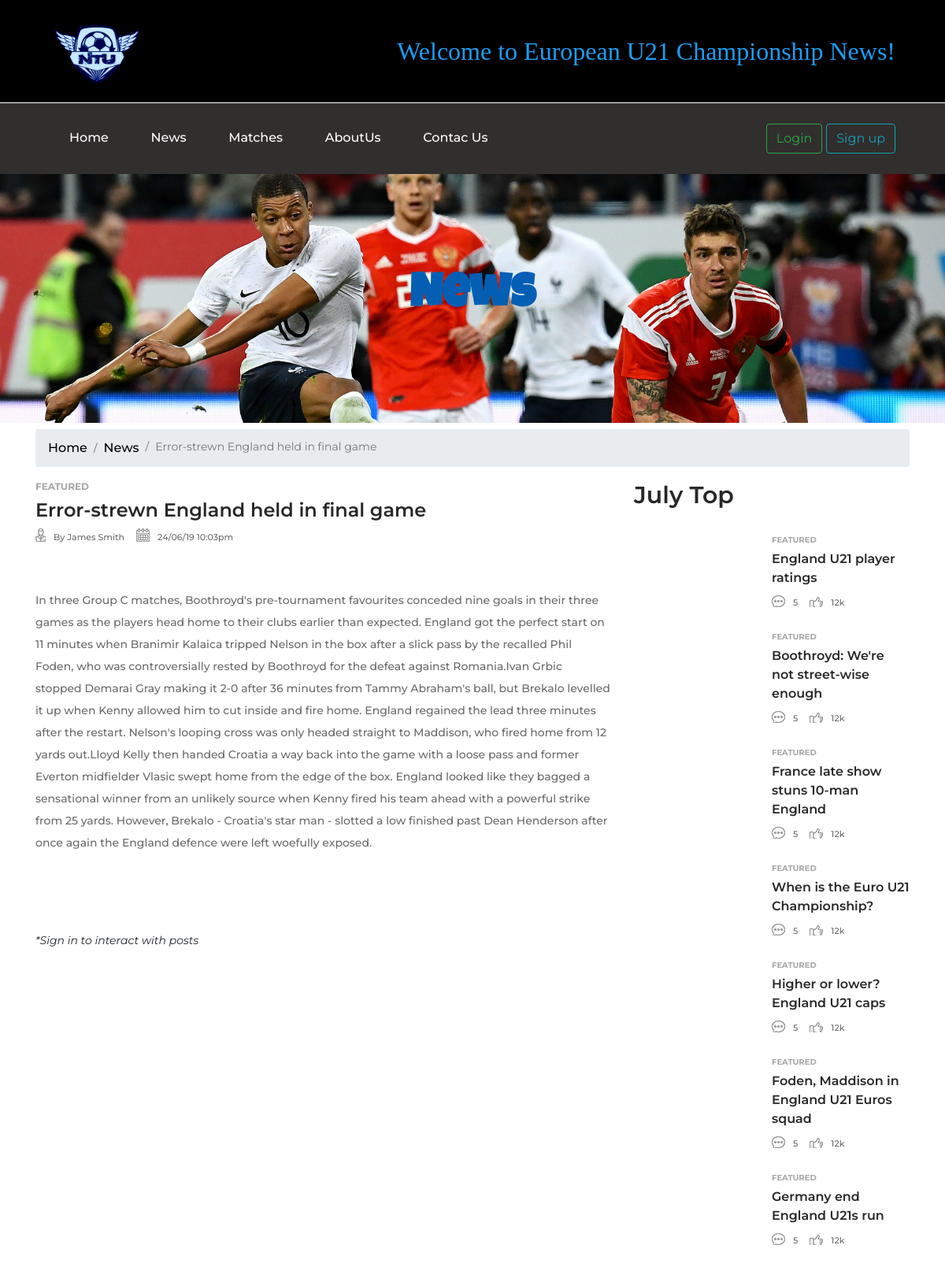
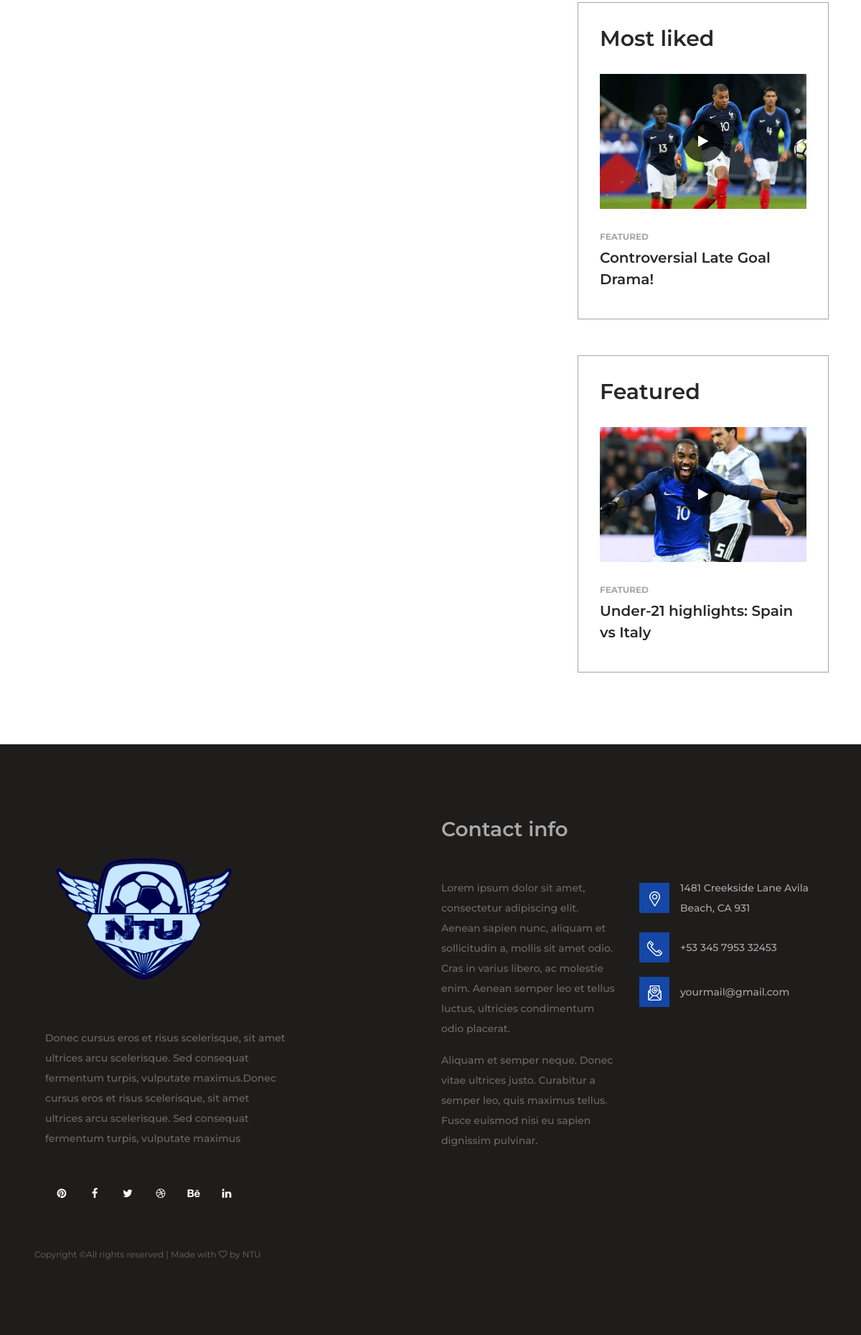
Screenshot of /User/single-post.php?id=3 with the database file from the repository (2 pictures, top to bottom).
### tables this page shows
CREATE TABLE `News` (
  `ID` int(11) NOT NULL AUTO_INCREMENT,
  `Title` varchar(255) DEFAULT NULL,
  `Brief` text DEFAULT NULL,
  `Content` longtext DEFAULT NULL,
  `NewsSpecial` int(1) DEFAULT NULL,
  `NewsPhoto` varchar(255) DEFAULT NULL,
  `Date up` varchar(255) DEFAULT NULL,
  `Newshot` int(1) DEFAULT NULL,
  `Like` int(11) DEFAULT 0,
  PRIMARY KEY (`ID`)
);

CREATE TABLE `Video` (
  `ID` int(11) NOT NULL AUTO_INCREMENT,
  `NameVideo` varchar(255) DEFAULT NULL,
  `Link` varchar(255) DEFAULT NULL,
  `Type` int(11) DEFAULT NULL,
  PRIMARY KEY (`ID`)
);

### User/single-post.php (the view, shortened to what this page needs)
<!DOCTYPE html>
<html lang="en">
<head>
    <link rel="stylesheet" href="style.css">
</head>
<body>
<header class="header-area">
    <div class="top-header-area">
        <div class="container-fluid h-100">
            <div class="row h-100 align-items-center">
                <div class="col-12 col-sm-4">
                    <div class="logo-area">
                        <a href="index.html"><img src="img/image/logo.png" alt="" width="35%"></a>
                    </div>
                </div>
                <div class="col-12 col-sm-8">
                    <div class="top-add-area text-right">
                        <marquee behavior="alternate">Welcome to European U21 Championship News!</marquee>
                    </div>
                </div>
            </div>
        </div>
    </div>
    <div class="videomag-main-menu" id="sticker">
        <div class="classy-nav-container breakpoint-off">
            <div class="container-fluid">
                <nav class="classy-navbar justify-content-between" id="videomagNav">
                    <div class="classy-menu">
                        <div class="classynav">
                            <ul>
                                <li><a href="index.php">Home</a></li>
                                <li><a href="news.php">News</a></li>
                                <li><a href="matches.php">Matches</a></li>
                                <li><a href="AboutUs.php">AboutUs</a></li>
                                <li><a href="contact.php">Contac Us</a></li>
                            </ul>
                        </div>
                    </div>
                    <?php
       if (isset($_SESSION['UserName']) && $_SESSION['UserName']){?>
        <form method="post" class="form-inline">
        <button class="btn btn-outline-warning dropdown-toggle" type="button" data-toggle="dropdown"> <img
                src="img/bg-img/7.jpg" alt="" style="max-width: 50px;margin-right:2px" /><?php echo $_SESSION['UserName']; ?></button>
        <div class="dropdown-menu" style="width:10%;">
            <a class="dropdown-item" href="single.php">Change info <i class='fa fa-address-card-o'></i></a>
            <a class="dropdown-item"  href="logout.php">Log out <i class='fa fa-sign-out'></i></a>
        </div>
    </form>
    <?php
       }
       else{?>
        <form  class="form-inline">
        <a href="login/login.html"><button class="btn btn-outline-success" type="button" style="margin-right: 5px;" >Login</button></a>
        <a href="login/signup.html"><button class="btn btn-outline-info" type="button" >Sign up</button></a>
    </form>
    <?php
       }
       ?>
                </nav>
            </div>
        </div>
    </div>
</header>
    <div class="banner">
        <h1>News</h1>
    </div>
    <?php
    $id=$_GET["id"];
    include_once "db.php";
    $q ='SELECT * FROM News where ID='.$id;
    $recor = mysqli_query($conn,$q);
    $res = mysqli_fetch_all($recor);
    foreach ($res as $rw){
?>
    <section class="post-news-area ">
        <div class="container">
            <nav aria-label="breadcrumb">
                <ol class="breadcrumb">
                    <li class="breadcrumb-item"><a href="#">Home</a></li>
                    <li class="breadcrumb-item"><a href="#">News</a></li>
                    <li class="breadcrumb-item active" aria-current="page"><?php echo $rw[1] ?></li>
                </ol>
            </nav>
        </div>
        <div class="container">
            <div class="row">
                <div class="col-12 col-lg-8">
                    <div class="post-details-content mb-100">
                        <div class="single-blog-post style2 mb-50">
                            <div class="blog-content">
                                <a href="#" class="post-tag">Featured</a>
                                <h4><?php echo $rw[1] ?></h4>
                                <div class="post-meta mb-30">
                                    <a href="#"><img src="img/core-img/author2.png" alt=""> By James Smith</a>
                                    <a href="#"><img src="img/core-img/calendar2.png" alt=""> <?php echo $rw[6] ?></a>
                                </div>
                                <p><?php echo $rw[3] ?></p>
                            </div>
                        </div>
                    </div>
                    <?php if (isset($_SESSION['UserName']) && $_SESSION['UserName']){ ?>
                    <div class="comment_area clearfix mb-100">
<?php
$co="SELECT COUNT(ID)FROM comment where NewsID=$id";
$count=mysqli_query($conn,$co);
               $cnt=mysqli_fetch_array($count)["COUNT(ID)"];
                    ?>
                        <h3 class="mb-50">Comments (<span><?php echo $cnt ?></span>)</h3>
                        <ol>
                            <?php
                            $cmtque ='SELECT * FROM comment where NewsID='.$id;
                            $cmtreco = mysqli_query($conn,$cmtque);
                            $cmtre = mysqli_fetch_all($cmtreco);
                            foreach ($cmtre as $cmt){
                            ?>
                            <li class="single_comment_area">
                                <div class="comment-content d-flex">
                                    <div class="comment-author">
                                        <img src="img/bg-img/40.jpg" alt="author">
                                    </div>
                                    <div class="comment-meta">
                                        <div class="d-flex">
                                            <a href="#" class="post-author"><?php echo $cmt[2]?></a>
                                            <a href="#" class="post-date"><?php echo $cmt[4]?></a>
                                        </div>
                                        <p><?php echo $cmt[1]?></p>
                                    </div>
                                </div>
                            </li>
                            <?php } ?>
                        </ol>
                    </div>
                    <div class="post-a-comment-area mb-100 clearfix">
                        <h3 class="mb-50">Comment</h3>
                        <div class="contact-form-area">
                            <form action="comment.php?id=<?php echo $id ; ?>" method="post">
                                <div>
                                    <textarea name="message" class="form-control" id="message" cols="30" rows="10"
                                        placeholder="Message*" required></textarea>
                                </div>
                                <div>
                                    <button class="btn videomag-btn mt-30" type="submit">Submit Comment</button>
                                </div>
                            </form>
                        </div>
                    </div>
                    <?php
                                }else{
                                    ?>
                                   <i>*Sign in to interact with posts</i>
                                    <?php
                                }
                                ?>
                </div>
                            <?php } ?>
                <div class="col-12 col-sm-9 col-md-6 col-lg-4">
                    <div class="sidebar-area mb-100">
                        <div class="single-widget-area mb-50">
                            <h2 class="widget-title wow fadeInUp" data-wow-delay="200ms">July Top</h2>
                            <?php
                    include_once 'db.php';
                    $query ='SELECT * FROM News WHERE Newshot=1';
                    $record = mysqli_query($conn,$query);
                    $result = mysqli_fetch_all($record);
                    foreach ($result as $row) {
                    ?>
                            <div class="single-blog-post style4 d-flex mb-30">
                                <div class="blog-thumb">
                                </div>
                                <div class="blog-content">
                                    <a href="#" class="post-tag">Featured</a>
                                    <a href="#" class="post-title"><?php echo $row[1] ?></a>
                                    <div class="post-meta">
                                        <a href="#"><img src="img/core-img/chat2.png" alt=""> 5</a>
                                        <a href="#"><img src="img/core-img/like2.png" alt=""> 12k</a>
                                    </div>
                                </div>
                            </div>
                            <?php
                        }
                    ?>
                        </div>
                        <?php
                    $querys ='SELECT * FROM Video WHERE Type=1 ORDER BY ID DESC LIMIT 0,1';
                    $records = mysqli_query($conn,$querys);
                    $results = mysqli_fetch_all($records);
                    foreach ($results as $rows) {
                    ?>
                        <div class="single-widget-area border-style mb-50">
                            <h2 class="widget-title">Most liked</h2>
                            <div class="single-blog-post style3">
                                <div class="blog-thumb mb-30">
                                    <img src="img/image/img_1.jpg" alt="">
                                    <a href="<?php echo $rows[2] ?>" class="video-play-btn style2"><i
                                            class="fa fa-play"></i></a>
                                </div>
                                <div class="blog-content">
                                    <a href="#" class="post-tag">Featured</a>
                                    <a href="#" class="post-title"><?php echo $rows[1] ?></a>
                                </div>
                            </div>
                        </div>
                        <?php
                        }
                    $que ='SELECT * FROM Video WHERE Type=2 ORDER BY ID DESC LIMIT 0,1';
                    $reco = mysqli_query($conn,$que);
                    $resu = mysqli_fetch_all($reco);
                    foreach ($resu as $r) {
                    ?>
                        <div class="single-widget-area border-style mb-50">
                            <h2 class="widget-title">Featured</h2>
                            <div class="single-blog-post style3">
                                <div class="blog-thumb mb-30">
                                    <img src="img/image/img_3.jpg" alt="">
                                    <a href="<?php echo $r[2] ?>" class="video-play-btn style2"><i
                                            class="fa fa-play"></i></a>
                                </div>
                                <div class="blog-content">
                                    <a href="#" class="post-tag">Featured</a>
                                    <a href="#" class="post-title"><?php echo $r[1] ?></a>
                                </div>
                            </div>
                        </div>
                        <?php }?>
                    </div>
                </div>
            </div>
        </div>
    </section>
</body>
</html>

### User/css/classy-nav.css (style rules this page uses)
* { margin: 0; padding: 0; }
body { font-family: "Roboto", sans-serif; }
ul, ol { margin: 0; }
ul li, ol li { list-style: none; }
img { height: auto; max-width: 100%; }
.classy-nav-container { position: relative; z-index: 100; background-color: #ffffff; }
.classy-nav-container * { box-sizing: border-box; }
.classy-nav-container a { -webkit-transition-duration: 500ms; transition-duration: 500ms; text-decoration: none; outline: none; font-size: 14px; font-weight: 400; color: #232323; display: inline-block; }
.justify-content-between { -webkit-box-pack: justify; -ms-flex-pack: justify; justify-content: space-between; }
.classy-navbar { width: 100%; height: 70px; padding: 0.5em 2em; display: -webkit-box; display: -ms-flexbox; display: flex; -webkit-box-align: center; -ms-flex-align: center; -ms-grid-row-align: center; align-items: center; }
.classynav ul li { display: inline-block; clear: both; position: inherit; z-index: 10; }
.classynav ul li a { padding: 0 12px; display: block; height: 35px; font-size: 14px; line-height: 34px; }
.breakpoint-off .classynav { display: -webkit-box; display: -ms-flexbox; display: flex; -webkit-box-align: center; -ms-flex-align: center; -ms-grid-row-align: center; align-items: center; }

### User/single-post.php (style rules this page uses)
h1 { color: #045FB4; text-align: center; padding: 10% 30%; background-image: url("img/image/hero_bg_2.jpg"); background-size: cover; font-family: 'Luckiest Guy', cursive; font-size: 59px; }

### rows the page displays
news: Title "Error-strewn England held in final game", Date up "24/06/19 10:03pm", Content "In three Group C matches, Boothroyd's pre-tournament favourites conceded nine goals in their three games as the players head home to their clubs earlier than expected. England got the perfect start on 11 minutes when Branimir Kalaica tripped Nelson in the box after a slick pass by the recalled Phil Foden, who was controversially rested by Boothroyd for the defeat against Romania.Ivan Grbic stopped Demarai Gray making it 2-0 after 36 minutes from Tammy Abraham's ball, but Brekalo levelled it up when Kenny allowed him to cut inside and fire home. England regained the lead three minutes after the restart. Nelson's looping cross was only headed straight to Maddison, who fired home from 12 yards…"
news: Title "England U21 player ratings"
news: Title "Boothroyd: We're not street-wise enough"
news: Title "France late show stuns 10-man England"
news: Title "When is the Euro U21 Championship?"
news: Title "Higher or lower? England U21 caps"
news: Title "Foden, Maddison in England U21 Euros squad"
news: Title "Germany end England U21s run"
video: NameVideo "Controversial Late Goal Drama!"
video: NameVideo "Under-21 highlights: Spain vs Italy"
